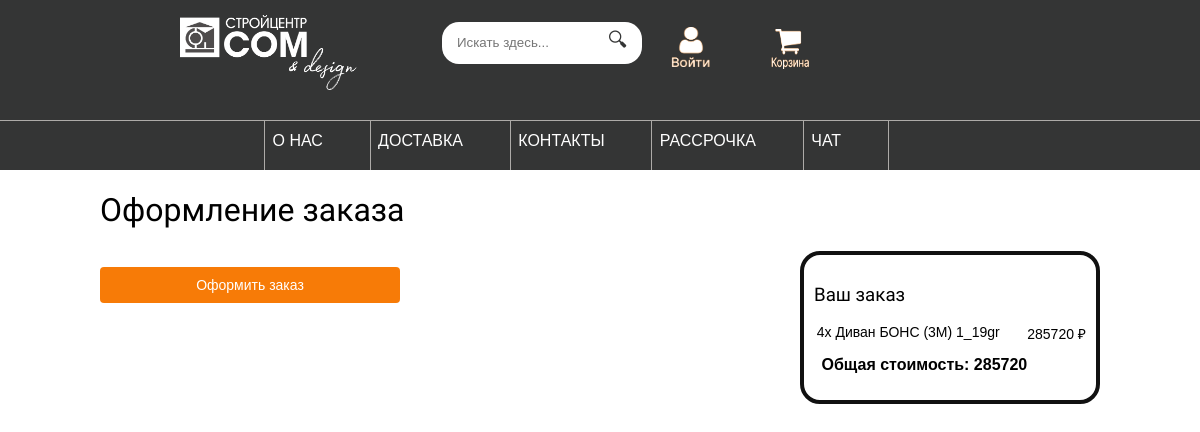
/orders/create/ (signed in), run on an earlier commit of the app's database.
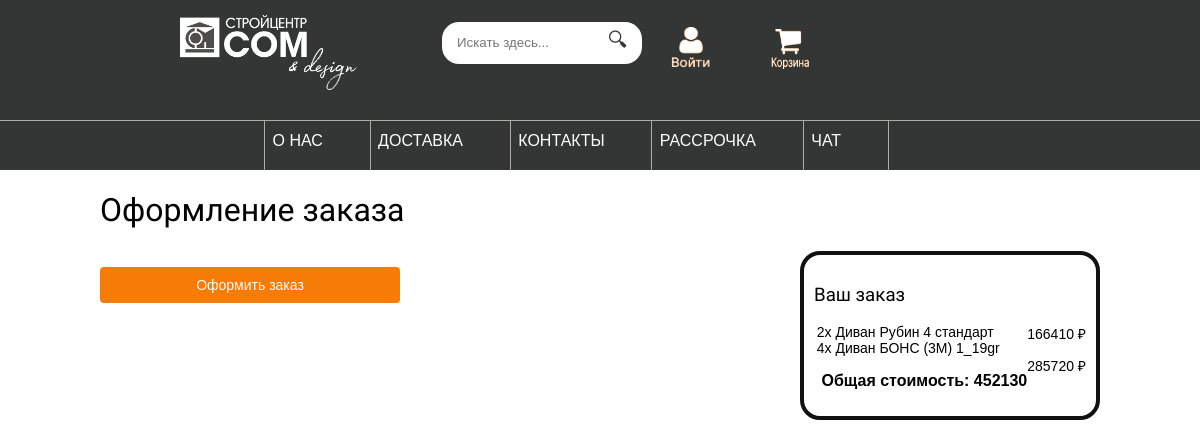
And on a later commit of the database.
### cart/models.py (models this page shows, shortened)
class CartItem(models.Model):
    cart = models.ForeignKey(Cart,
                             related_name='cart',
                             on_delete=models.CASCADE)
    product = models.ForeignKey(Product,
                                related_name='product',
                                on_delete=models.CASCADE)
    quantity = models.PositiveIntegerField(default=1)
    created = models.DateTimeField(auto_now_add=True)
    updated = models.DateTimeField(auto_now=True)
    session = models.CharField(max_length=255, null=True, blank=True)
    def total_price(self):
        return self.product.price * self.quantity
    def get_total_price(self):
        items = CartItem.objects.all()
        return sum(item.total_price() for item in items)
    def coupon(self, coupon_id=None):
        if coupon_id:
            try:
                return Coupon.objects.get(id=coupon_id)
            except Coupon.DoesNotExist:
                pass
        return None
    class Meta:
        ordering = ['-created']

### shop/models.py (models this page shows, shortened)
class Product(models.Model):
    category = models.ForeignKey('Category',
                                 related_name='products',
                                 on_delete=models.CASCADE)
    name = models.CharField(max_length=200)
    slug = models.CharField(max_length=200)
    image = models.ImageField(upload_to='products/%Y/%m/%d',
                              blank=True)
    description = models.TextField(blank=True)
    price = models.IntegerField()
    discount = models.IntegerField(blank=True, null=True)
    rating = models.CharField(blank=True, max_length=5)
    available = models.BooleanField(default=True)
    created = models.DateTimeField(auto_now_add=True)
    updated = models.DateTimeField(auto_now=True)
    class Meta:
        ordering = ['name']
        indexes = [
            models.Index(fields=['id', 'slug']),
            models.Index(fields=['name']),
            models.Index(fields=['-created']),
        ]

### orders/views.py (the view, shortened to what this page needs)
# urls.py: path('create/', views.order_create, name='order_create'),
@login_required
def order_create(request):
    user = request.user
    cart = Cart.objects.get(user=user)
    cart_item = cart.cart.all()
    cart_item_copy = CartItem()
    discount = None
    coupon = cart_item_copy.coupon(request.session.get('coupon_id'))
    total_price = cart_item_copy.get_total_price()
    return render(request,
                  'orders/order/create.html',
                  {'cart_item': cart_item,
                   'coupon': coupon, 'discount': discount,
                   'total_price': total_price})

### cart/cart.py (called while the page is built)
    def __len__(self):
        return sum(item['quantity'] for item in self.cart.values())

### cart/context_processors.py (called while the page is built)
def cart(request):
    cart = CartClass(request)
    end = ''
    if len(cart) > 1:
        if len(cart) < 5:
            end = 'а'
        else:
            end = 'ов'
    return {'cart': CartClass(request), 'end': end}

### orders/templates/orders/order/create.html (shortened to what this page needs)
{% extends 'shop/base.html' %}
{% block content %}
    <div class="order-container">
        <h1>Оформление заказа</h1>
        <div class="order-info">
            <h3>Ваш заказ</h3>
            <ul>
                {% for item in cart_item %}
                    <li>
                        {{ item.quantity }}x {{ item.product.name }}
                        <span>{{ item.total_price }} ₽</span>
                    </li>
                {% endfor %}
            </ul>
            <p>Общая стоимость: {{ total_price }}</p>
        </div>
        <form method="post" class="order-form">
            <p><input type="submit" value="Оформить заказ"></p>
        </form>
    </div>
{% endblock %}

What changed in the data, as far as the page shows it:
added CartItem: quantity "2", product.name "Диван Рубин 4 стандарт", total_price "166410"
Also different on the page:
{{ total_price }}: "285720" → "452130"
